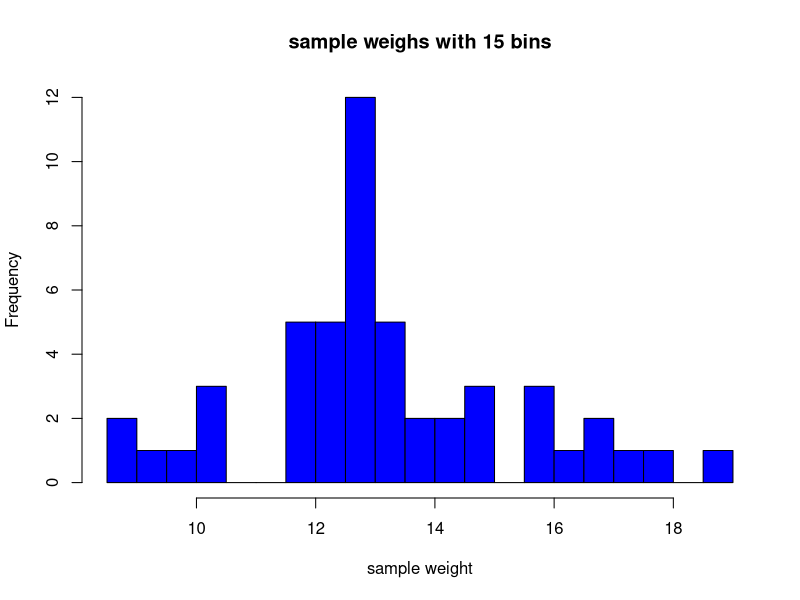
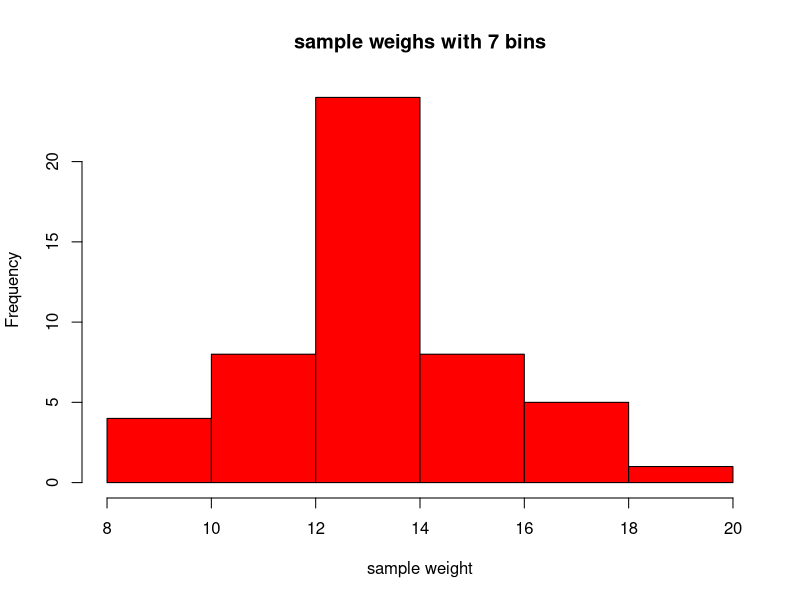

Write R code to recreate these figures, in order.
#Assignment 2 

#I want to know what is working directiory 
getwd()
#change to working directory I want to
setwd('coding_r/413hw/hw2')
#Using R reading csv file
PgWeight = read.csv('Assignment 2 PenguinWeights.csv')

#Problem 1a generate a histogram of sample weighs with 15 bins
str(PgWeight)
x = PgWeight$PenguinWeights #assign x to be the data set
hist(x,breaks = 15, xlab = 'sample weight', main = 'sample weighs with 15 bins', col = 'blue')
#Problem 1b generate a histogram of sample weighs with 7 bins
hist(x,breaks = 7, xlab = 'sample weight', main = 'sample weighs with 7 bins', col = 'Red')

#2.Determine the 95% confidence interval for mean of the penguin weights.
x_bar = mean(x) #sample mean
std = sd(x) #sample deviation
z_value = qnorm(0.975) # get z value
up_bnd = x_bar + z_value*std/sqrt(50) # get upper bound of 95% confidence interval
up_bnd
low_bnd = x_bar - z_value*std/sqrt(50) # get lower bound of 95% confidence interval
low_bnd

#3.Test the hypothesis that the sample is from a population of penguins with a mean weight of 13.5. Specify the p-value of the test and your interpretation on the test results.
t.test(x , mu = 13.5, conf.level = 0.95)
